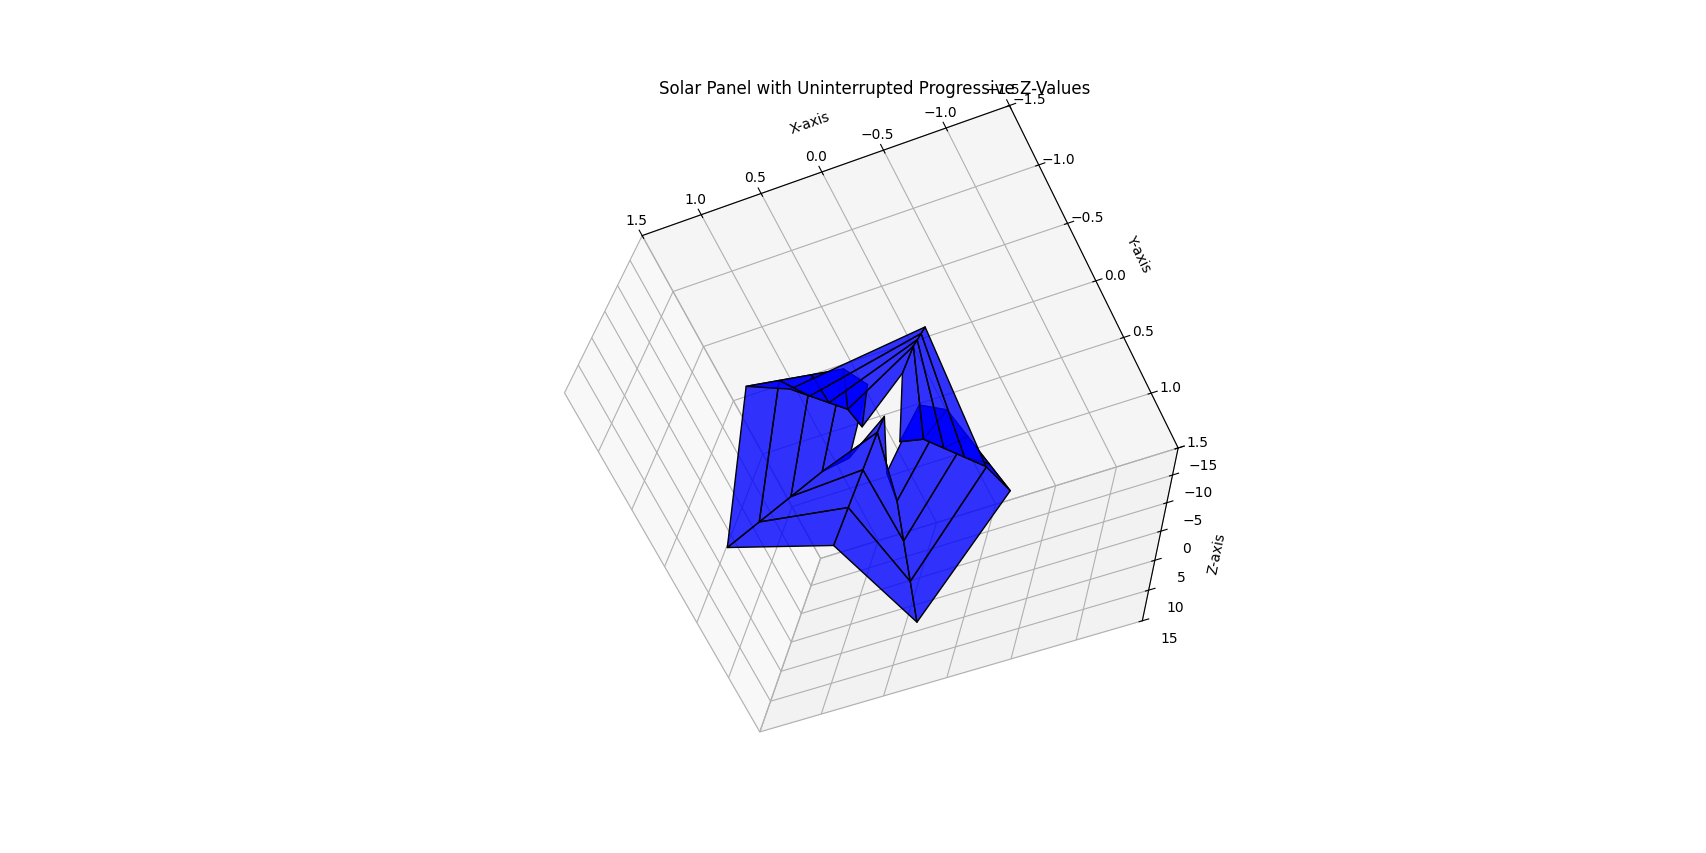

Reproduce this figure in Python.
'''To maintain uninterrupted surfaces, we’ll ensure that the new  values match the  of the previous step, and similarly for the  values. We'll also increment the  and  values progressively to maintain the continuous surface.
'''

import matplotlib.pyplot as plt
from mpl_toolkits.mplot3d.art3d import Poly3DCollection
import numpy as np

# Create figure
fig = plt.figure()
ax = fig.add_subplot(111, projection='3d')

# Parameters for the octagonal solar panel
radius = 1.0  # Radius of the panel
num_segments = 8  # Number of lips (segments)
angles = np.linspace(0, 2 * np.pi, num_segments + 1)  # Divide the circle into segments
num_subdivisions = 5  # Number of radial subdivisions from center to periphery

# Generate each lip with uninterrupted Z-value progression
for i in range(num_segments):
    # Define the angles for the segment
    angle_start = angles[i]
    angle_end = angles[i + 1]

    # Initialize Z-values for the first trapezoid
    if i % 2 == 0:  # Even lips
        left_small_z, left_big_z = 5, 6
        right_small_z, right_big_z = -5, -6
    else:  # Odd lips (reversed Z-values)
        left_small_z, left_big_z = -5, -6
        right_small_z, right_big_z = 5, 6

    # Define the vertices of the lip with progressive Z-values
    vertices = []
    for j in range(2, num_subdivisions + 1):  # Start at j=2 to skip the first trapezoid
        inner_radius = (j - 1) * (radius / num_subdivisions)
        outer_radius = j * (radius / num_subdivisions)

        # Inner edge vertices
        inner_left_x = inner_radius * np.cos(angle_start)
        inner_left_y = inner_radius * np.sin(angle_start)
        inner_right_x = inner_radius * np.cos(angle_end)
        inner_right_y = inner_radius * np.sin(angle_end)

        # Outer edge vertices
        outer_left_x = outer_radius * np.cos(angle_start)
        outer_left_y = outer_radius * np.sin(angle_start)
        outer_right_x = outer_radius * np.cos(angle_end)
        outer_right_y = outer_radius * np.sin(angle_end)

        # Update Z-values for this trapezoid
        inner_left_z = left_small_z
        outer_left_z = left_big_z
        inner_right_z = right_small_z
        outer_right_z = right_big_z

        # Add all four points for the current trapezoid
        vertices.append([
            [inner_left_x, inner_left_y, inner_left_z],
            [outer_left_x, outer_left_y, outer_left_z],
            [outer_right_x, outer_right_y, outer_right_z],
            [inner_right_x, inner_right_y, inner_right_z],
        ])

        # Prepare Z-values for the next trapezoid
        left_small_z = left_big_z  # Match inner with previous outer
        right_small_z = right_big_z  # Match inner with previous outer
        left_big_z += 3  # Gradually increase Z
        right_big_z += 3  # Gradually increase Z

    # Create the cohesive trapezoidal panel
    for v in vertices:
        trapezoid = Poly3DCollection([v], facecolor="blue", edgecolor="black", alpha=0.8)
        ax.add_collection3d(trapezoid)

# Set limits for better visualization
ax.set_xlim([-1.5, 1.5])
ax.set_ylim([-1.5, 1.5])
ax.set_zlim([-15, 15])

# Set labels
ax.set_xlabel("X-axis")
ax.set_ylabel("Y-axis")
ax.set_zlabel("Z-axis")

# Title
ax.set_title("Solar Panel with Uninterrupted Progressive Z-Values")

# Display the plot
plt.show()
